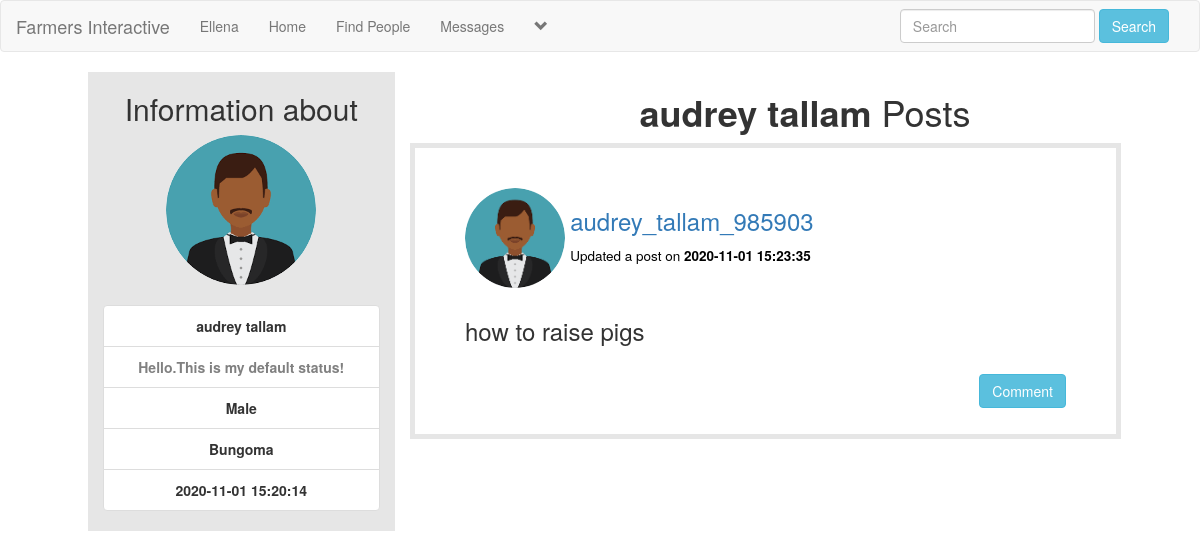
Page /user_profile.php?u_id=3 (signed in) on the committed database.
### tables this page shows
CREATE TABLE `users` (
  `user_id` int(11) NOT NULL AUTO_INCREMENT,
  `f_name` text NOT NULL,
  `l_name` text NOT NULL,
  `user_name` text NOT NULL,
  `describe_user` varchar(255) NOT NULL,
  `Relationship` text NOT NULL,
  `user_pass` varchar(255) NOT NULL,
  `user_email` varchar(255) NOT NULL,
  `user_county` text NOT NULL,
  `user_gender` text NOT NULL,
  `user_birthday` text NOT NULL,
  `user_image` varchar(255) NOT NULL,
  `user_cover` varchar(255) NOT NULL,
  `user_reg_date` timestamp NOT NULL DEFAULT current_timestamp(),
  `status` text NOT NULL,
  `posts` text NOT NULL,
  `recovery_account` text NOT NULL,
  PRIMARY KEY (`user_id`)
);

CREATE TABLE `posts` (
  `post_id` int(11) NOT NULL AUTO_INCREMENT,
  `user_id` int(11) NOT NULL,
  `post_content` varchar(255) NOT NULL,
  `upload_image` varchar(255) NOT NULL,
  `post_date` timestamp NOT NULL DEFAULT current_timestamp(),
  PRIMARY KEY (`post_id`)
);

### user_profile.php (the view, shortened to what this page needs)
<!DOCTYPE html>
<?php
include("includes/header.php");
?>
<html>
<head>
	<link rel="stylesheet" href="https://maxcdn.bootstrapcdn.com/bootstrap/3.3.7/css/bootstrap.min.css">
	<link rel="stylesheet" type="text/css" href="style/home_style2.css">
</head>
<body>
<div class="row">
	<?php
    if(isset($_GET['u_id'])){
    $u_id = $_GET['u_id'];
  }
  	if($u_id < 0 || $u_id ==""){
      echo"<script> window.open('home.php', '_self')</script>";
      }else{
	 ?>
	 <div class="col-sm-12">
	 	<?php
         if(isset($_GET['u_id'])){
      		global $con;
      	}
	 	?>
	 	<?php
         if(isset($_GET['u_id'])){
      		global $con;
      		$user_id = $_GET['u_id'];
      		$select ="select * from users where user_id ='$user_id'";
      		$run = mysqli_query($con, $select);
      		$row = mysqli_fetch_array($run);
      		$image = $row['user_image'];
      		$f_name = $row['f_name'];
      		$l_name = $row['l_name'];
      		$describe_user = $row['describe_user'];
      		$county = $row['user_county'];
      		$gender = $row['user_gender'];
      		$register_date = $row['user_reg_date'];
      		echo"
      		  <div class='row'>
      		  	<div class='col-sm-1'>
      		  	</div>
      		  	<center>
      		  		<div style='background-color: #e6e6e6;' class='col-sm-3'>
      		  			<h2>Information about</h2>
      		  			<img class='img-circle' src='users/$image' width='150' height='150'>
      		  			<br><br>
      		  			<ul class='list-group'>
      		  				<li class='list-group-item' title='Username'><strong>$f_name $l_name</strong></li>
      		  				<li class='list-group-item' title='User Status'><strong style='color: grey;'>$describe_user</strong></li>
      		  				<li class='list-group-item' title='Gender'><strong>$gender</strong></li>
      		  				<li class='list-group-item' title='County'><strong>$county</strong></li>
      		  				<li class='list-group-item' title='User Registration Date'><strong>$register_date</strong></li>
      		  			</ul>
      			";
      		echo"
	      	</div>
	      	</center>
      	";
      	}
	 	?>
	 	<div class="col-sm-8">
	 		<center><h1><strong><?php echo "$f_name $l_name";?></strong> Posts</h1></center>
	 		<?php
	 			global $con;
	 			if(isset($_GET['u_id'])){
	      			$u_id = $_GET['u_id'];
	      		}
	      		$get_posts = "select * from posts where user_id ='$u_id' ORDER by 1 DESC LIMIT 5";
	      		$run_posts = mysqli_query($con, $get_posts);
	      		while ($row_posts = mysqli_fetch_array($run_posts)) {
			 		$post_id =$row_posts['post_id'];
			 		$user_id =$row_posts['user_id'];
			 		$content =$row_posts['post_content'];
			 		$upload_image =$row_posts['upload_image'];
			 		$post_date =$row_posts['post_date'];
		      		$user = "select * from users where user_id ='$user_id' AND posts='yes'";
		      		$run_user = mysqli_query($con, $user);
		      		$row_user = mysqli_fetch_array($run_user);
		      		$user_name = $row_user['user_name'];
		      		$user_image = $row_user['user_image'];
		      		if($content=="No" && strlen($upload_image) >= 1)
		      		{
		      			echo"
		      				<div id='own_posts'>
		      					<div class='row'>
		      						<div class='col-sm-2'>
		      							<p><img src='users/$user_image' class='img-circle' width='100px' height='100px'></p>
		      						</div>
		      						<div class='col-sm-2'>
		      							<h3><a style='text-decoration: none; cursor: pointer; color: #3897f0;' href='user_profile.php?u_id=$user_id'>$user_name</a></h3>
		      							<h4><small style='color: black'>Updated a post on<strong>$post_date</strong></small></h4>
		      						</div>
		      						<div class='col-sm-4'>
		      						</div>
		      					</div>
		      					<div class='row'>
		      						<div class='col-sm-12'>
		      							<img id='posts-img' src='imagepost/$upload_image' style='height: 350px'>
		      						</div>
		      					</div><br>
		      					<a href='single.php?post_id=$post_id' style='float: right;'><button class='btn btn-success'>View</button></a>
		      					<a href='functions/delete_post.php?post_id=$post_id' style='float: right;'><button class='btn btn-danger'>Delete</button></a>
		      				</div><br><br>
		      			";
				 		}
				 		else{
				 			echo "
				 			<div id='own_posts'>
				 				<div class='row'>
				 					<div class='col-sm-2'>
				 						<p><img src='users/$user_image' class='img-circle' width='100px' height='100px'></p>
				 					</div>
				 					<div class='col-sm-6'>
	                                    <h3><a style='text-decoration:none; cursor:pointer;color #3897f0;' href='user_profile.php?u_id=$user_id'>$user_name</a></h3>
								<h4><small style='color:black;'>Updated a post on <strong>$post_date</strong></small></h4>
				 					</div>
				 					<div class='col-sm-4'>
				 					</div>
				 				</div>
				 				<div class='row'>
				 					<div class='col-sm-12'>
				 						<h3><p>$content</p></h3>
				 					</div>
				 				</div><br>
				 				<a href='single.php?post_id=$post_id' style='float:right;'><button class='btn btn-info'>Comment</button></a><br>
				 			</div><br><br>
				 			";
				 	}
		      	}
	 		?>
	 	  </div>
	 </div>
</div>
<?php }?>
</body>
</html>

### includes/header.php (shortened to what this page needs)
<?php
include("functions/functions.php");
?>
<nav class="navbar navbar-default">
	<div class="container-fluid">
		<div class="navbar-header">
			<a class="navbar-brand" href="home.php">Farmers Interactive</a>
		</div>
		<div class="collapse navbar-collapse" id="bs-example-navbar-collapse-1">
	      <ul class="nav navbar-nav">
	      	<?php
			$user = $_SESSION['user_email'];
			$get_user = "select * from users where user_email='$user'";
			$run_user = mysqli_query($con,$get_user);
			$row=mysqli_fetch_array($run_user);
			$user_id = $row['user_id'];
			$first_name = $row['f_name'];
			$user_posts = "select * from posts where user_id='$user_id'";
			$run_posts = mysqli_query($con,$user_posts);
			$posts = mysqli_num_rows($run_posts);
			?>
	        <li><a href='profile.php?<?php echo "u_id=$user_id" ?>'><?php echo "$first_name"; ?></a></li>
	       	<li><a href="home.php">Home</a></li>
			<li><a href="members.php">Find People</a></li>
			<li><a href="messages.php?u_id=new">Messages</a></li>
					<?php
						echo"
						<li class='dropdown'>
							<a href='#' class='dropdown-toggle' data-toggle='dropdown' role='button' aria-haspopup='true' aria-expanded='false'><span><i class='glyphicon glyphicon-chevron-down'></i></span></a>
							<ul class='dropdown-menu'>
								<li>
									<a href='my_post.php?u_id=$user_id'>My Posts <span class='badge badge-secondary'>$posts</span></a>
								</li>
								<li>
									<a href='edit_profile.php?u_id=$user_id'>Edit Account</a>
								</li>
								<li role='separator' class='divider'></li>
								<li>
									<a href='logout.php'>Logout</a>
								</li>
							</ul>
						</li>
						";
					?>
			</ul>
			<ul class="nav navbar-nav navbar-right">
				<li class="dropdown">
					<form class="navbar-form navbar-left" method="get" action="results.php">
						<div class="form-group">
							<input type="text" class="form-control" name="user_query" placeholder="Search">
						</div>
						<button type="submit" class="btn btn-info" name="search">Search</button>
					</form>
				</li>
			</ul>
		</div>
	</div>
</nav>

### style/home_style2.css (style rules this page uses)
body { overflow-x: hidden; }

### user_profile.php (style rules this page uses)
#own_posts { border: 5px solid #e6e6e6; padding: 40px 50px; width: 90%; own_posts }

### rows in the picture
users: f_name "Ellena"
users: user_image (placeholder picture), f_name "audrey", l_name "tallam", describe_user "Hello.This is my default status!", user_gender "Male", user_county "Bungoma", user_reg_date "2020-11-01 15:20:14"
posts: user.user_image (placeholder picture), user.user_name "audrey_tallam_985903", post_date "2020-11-01 15:23:35", post_content "how to raise pigs"
